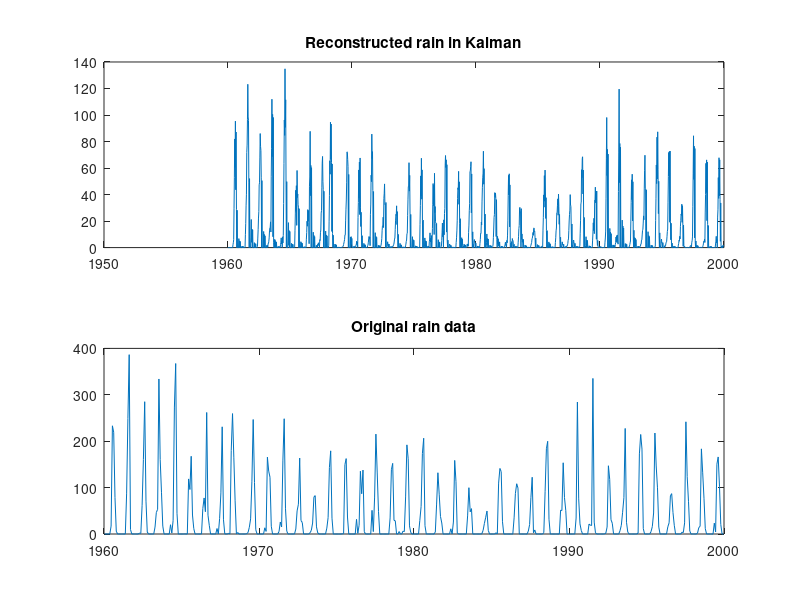
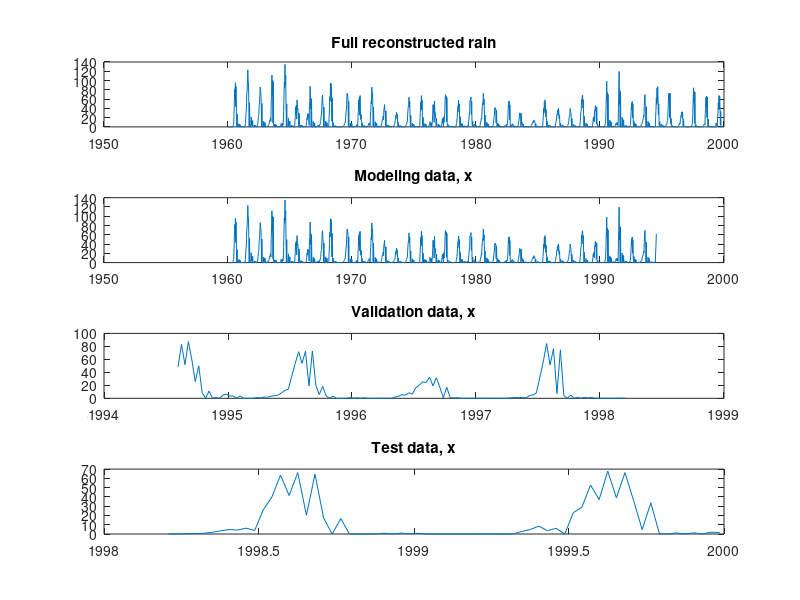

MATLAB code for these plots, in order: (Note: this script raises an error after producing the figures.)
%
% Time series analysis
% Assignment 

clear; 
close all; 
clc; 
% addpath('functions', '/data')         % Add this line to update the path
addpath('../functions', '../data')      % Add this line to update the path
%% 4. Data from before 
load proj23.mat

model = ElGeneina.nvdi(1:453,1);         % 70% for modelling
m_t = ElGeneina.nvdi_t(1:453,1);

valid = ElGeneina.nvdi(454:584,1);       % 20% for validation
v_t = ElGeneina.nvdi_t(454:584,1);

test = ElGeneina.nvdi(584:end,1);        % 10% for test
t_t = ElGeneina.nvdi_t(584:end,1); 

max_data = 255;
min_data = 0;

m = 2*(model-min_data)/(max_data - min_data)-1;
v = 2*(valid-min_data)/(max_data - min_data)-1;
t = 2*(test-min_data)/(max_data - min_data)-1;

% Transformation of data 
m_log = log(m);
v_log = log(v);
t_log = log(t);

plot(m_t, model);
nbrLags = 50;

%% 4. Data from before 
% Dividing the (input) rain data into the same modeling, validation and test data as (output) NVDI 
clc
close all

load rain_kalman.mat;

figure(1)
subplot(2,1,1)
plot(rain_kalman_t, rain_kalman)          
title('Reconstructed rain in Kalman')
subplot(2,1,2)
plot(ElGeneina.rain_org_t, ElGeneina.rain_org) 
title('Original rain data')
  
x_all = rain_kalman;            % From A, the reconstructed rain
rain_t = rain_kalman_t;         % From A, the reconstructed rain timeline 
xm_t = rain_t(1:1245);          % Ensure both input and output model-data ends same date (1994). 

% The time for model x will be longer than modeling y, as we have rain data from long before we have NVDI data. 
xm = x_all(1:length(xm_t));

% Make model rain data for same period as model NVDI data 
% (true modelling data) 
xm_real = xm(end-length(m_t)+1:end);
xm_real_t = m_t; 

% Validation and test data should cover same time periods for both.
xv = x_all(length(xm)+1:length(xm)+length(v_log));
xv_t = v_t;                 % Should be the exact same time

xt = x_all(length(xm)+length(xv):end);
xt_t = t_t;

figure(2)
subplot(4,1,1)
plot(rain_kalman_t, rain_kalman)
title('Full reconstructed rain')
subplot(4,1,2)
plot(xm_t, xm)
title('Modeling data, x')
subplot(4,1,3)
plot(v_t, xv)
title('Validation data, x')
subplot(4,1,4)
plot(t_t, xt)
title('Test data, x') % Seems correct

%% 4. (from before) 
clc
close all

bcNormPlot(x_all)                                      % -> Log transformation might be useful 
constant = 1; 
xm_log = log(xm + constant);             
xm_real_log = log(xm_real + constant);                       % Used!
xv_log = log(xv + constant);
xt_log = log(xt + constant);

basicPlot(xm_real_log, nbrLags, 'X model data')
checkIfNormal(xm_real_log,'X model data');
%% 4.1 Recursive update of input predictions
% Create Kalman for recursive estimation 
load input_arma.mat
input_arma = c3a3;
close all;
clc; 

y_input = [xm_real_log;xv_log;xt_log];
N = length(y_input);      % all data??? Is this really correct 

k = 2;                                  % Prediction step 
q0 = nnz(input_arma.a) -1               % (3) - Number of unknowns in the A polynomial 
p0 = nnz(input_arma.c) -1               % (4) - Number of unknowns in the C polynomial 

% Define the state space equations.
A = eye(p0+q0);                         % p0 + q0 are number of hidden states 
Rw = 0.2;                               % Try different! Measurement noise covariance matrix. Same dimension as Ry.
Re = 1e-6*eye(p0+q0);                   % Try different! System noise covariance matrix. 

% Set initial values
Rx_t1 = eye(p0+q0);                     % Initial covariance matrix, R_{1|0}^{x,x}, large -> small trust initial values 
Rx_k  = Rx_t1;
% xt_t1 = [0 0]';                       % Initial state values

% Storing values 
xt = zeros(p0+q0,N);                    % Stored states
ehat = zeros(1,N);                      % One-step prediction residual
yhat = zeros(N-k,1);                    % Estimated output ({yhat}_{t|t-1}) (not one step prediction)  
yhatk = zeros(N-k,1);                   % Estimated k-step prediction

xStd  = zeros(p0+q0,N-k);               % Stores one std for the one-step prediction.
xStdk = zeros(p0+q0,N-k);               % Stores one std for the k-step prediction.

for t=37:N-k                          % Starts at 37 as we use t-36
    % Update the predicted state and the time-varying state vector.
    x_t1 = A*xt(:,t-1);                                                           % x_{t|t-1} = A x_{t-1|t-1}
    Ct  = [ -y_input(t-1) -y_input(t-2) -y_input(t-36) ehat(t-1) ehat(t-2) ehat(t-6) ehat(t-9)];     % C_{t|t-1}
    
    % Update the parameter estimates.
    Ry = Ct * Rx_t1 * Ct' + Rw;         % R^yy_{t | t-1} = C R^xx_{t|t-1} + Rw
    Kt = Rx_t1 * Ct' / Ry;              % K_t = R^xx{t| t-1} * Ct' * inv(Ryy{t | t-1})
    yhat(t) = Ct*x_t1;                  % One step prediction - y{t|t-1}
    ehat(t) = y_input(t)-yhat(t);       % One step prediction error - e_t = y_t - y_{t | t-1}
    xt(:,t) = x_t1 + Kt*ehat(t);        % x_{t | t}
    
    % Update the covariance matrix estimates
    Rx_t  = Rx_t1 - Kt*Ry*Kt';                  % R^{x,x}_{t|t} = R^{x,x}_{t|t-1} - K_t R_{t|t-1}^{y,y} K_t^T
    Rx_t1 = A*Rx_t*A' + Re;                     % R^{x,x}_{t+1|t} = A R^{x,x}_{t|t} A^T + Re

    % One step --> Form the k-step prediction by first constructing the future C vector
    % and the one-step prediction. Note that this is not yhat(t) above, as
    % this is {yhat}_{t|t-1}.
    Ck = [ -y_input(t) -y_input(t-1) -y_input(t-35) ehat(t) ehat(t-1) ehat(t-5) ehat(t-8)];        % C_{t+1|t}
    yk = Ck*xt(:,t);                          % {yhat}_{t+1|t} = C_{t+1|t} A x_{t|t}

    y_input_pred(1:t) = y_input(1:t);          % Store values until t in new vector to be updated

    % Note that the k-step predictions is formed using the k-1, k-2, ...
    % predictions, with the predicted future noises being set to zero. If
    % the ARMA has a higher order AR part, one needs to keep track of each
    % of the earlier predicted values.
    Rx_k = Rx_t1;
    for k0=1:k
        Ck = [ -y_input_pred(t-1+k0) -y_input_pred(t-2+k0) -y_input_pred(t-36+k0) ehat(t+k0-1) ehat(t+k0-2) ehat(t+k0-6) ehat(t+k0-9)]; % C_{t+k|t}
        y_input_pred(t+k0) = Ck*A^k*xt(:,t);                    % \{yhat}_{t+k|t} = C_{t+k|t} A^k x_{t|t}
        Rx_k = A*Rx_k*A' + Re;                                     % R_{t+k+1|t}^{x,x} = A R_{t+k|t}^{x,x} A^T + Re  
    end
   
    yhatk(t+k) = y_input_pred(t+k);                            

    % Estimate a one std confidence interval of the estimated parameters.
    xStd(:,t) = sqrt( diag(Rx_t) );             % This is one std for each of the parameters for the one-step prediction.
    xStdk(:,t) = sqrt( diag(Rx_k) );            % This is one std for each of the parameters for the k-step prediction.
end

% Original domain!!!
real_inp_pred = exp(yhatk); 
error = real



%% Show the one-step prediction. 
figure
plot( [y_input(1:N-k) yhat] )
title('One-step prediction using the Kalman filter')
xlabel('Time')
legend('Realisation', 'Kalman estimate', 'Location','SW')
e1 = y_input(200:N-k)-yhat(200:end);                   % Ignore the initial values to let the filter converge first.
plotACFnPACF( e1, 40, 'One-step prediction using the Kalman filter');
fprintf('Examining the one-step residual.\n')
checkIfWhite( e1 );

%% Show the k-step prediction. 
figure
plot( [y_input yhatk] )
title( sprintf('%i-step prediction using the Kalman filter', k) )
xlabel('Time')
legend('Realisation', 'Kalman estimate', 'Location','SW')
xlim([1 N-k])

%% Examine k-step prediction residual.
ek = y_input(N-200:N-k)-yhatk(N-200:N-k);             % Ignore the initial values to let the filter converge first.
plotACFnPACF( ek, 40, sprintf('%i-step prediction using the Kalman filter', k)  );

fprintf('  The variance of original signal is                %5.2f.\n', var(y_input)')
fprintf('  The variance of the 1-step prediction residual is %5.2f.\n', var(e1)')
fprintf('  The variance of the %i-step prediction residual is %5.2f.\n', k, var(ek)')

%% Simulate data for testing 
A_sim = input_arma.a;
